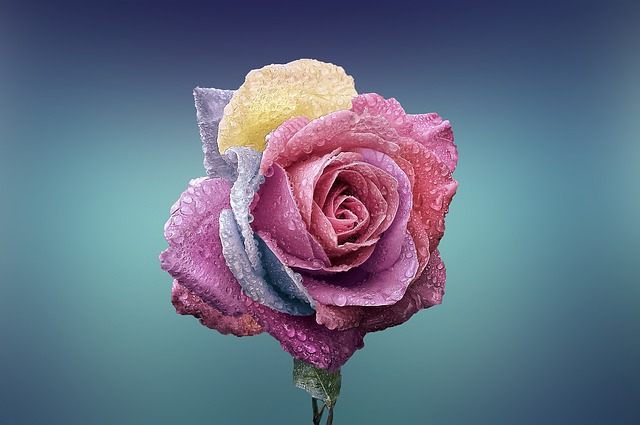
#> input picture image2.jpg, 640 x 425 px
$ python lab3.py   (older library calls are emulated)
#> lines starting #> are read from the running program, lines starting #| are printed output that depends on the picture; after the words box and inside, x2 and y2 are one past the last pixel; in counts of white or black regions, pixels touching at a corner belong together; pictures that were not available may be replaced by others from this repository, and a replacement may not be noted
# Image Resizing
import numpy as np
import cv2
import matplotlib.pyplot as plt


# [10 lines of commented-out code are left out]
image = cv2.imread("image2.jpg")
#> image is the input picture: shape (425, 640, 3); mean B, G, R 132.8, 112.1, 101
new = cv2.resize(image, (1200,780))
cv2.imshow('old image', image)
cv2.waitKey()
cv2.imshow('new resized image',new )
cv2.waitKey()
cv2.imwrite("newimage.jpg", new)
#blur image
blurimage = cv2.blur(image, (50,50))
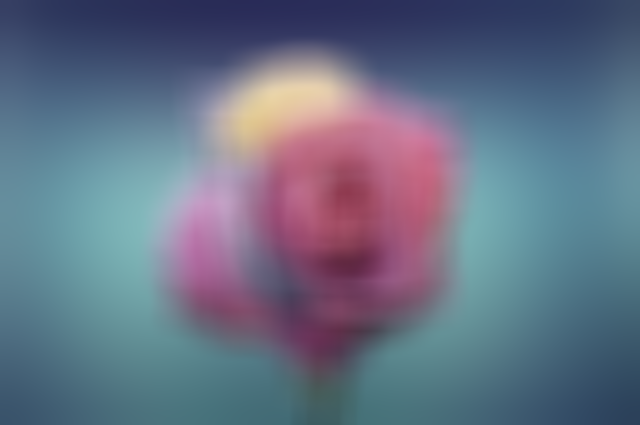
#> blurimage: shape (425, 640, 3); mean B, G, R 132.8, 112.1, 101
cv2.imshow('blurred  image', blurimage)
cv2.waitKey()
#grayscaling
gray_image = cv2.cvtColor(image, cv2.COLOR_BGR2GRAY)
cv2.imshow('Grayscale Lion', gray_image)
cv2.waitKey()
#scaling and rotation
h, w = image.shape[:2]
#> h = 425; w = 640
center = (w / 2, h / 2)
#> center = (320, 212.5)
mat = cv2.getRotationMatrix2D(center, 90, 1)
rotating = cv2.warpAffine(image, mat, (h, w))
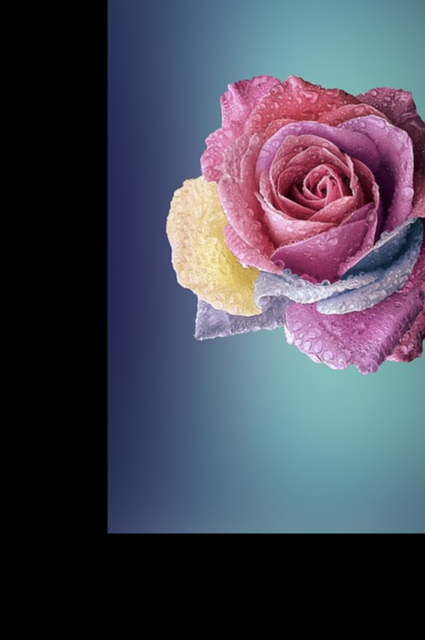
#> rotating: shape (640, 425, 3); mean B, G, R 85.3, 71, 71.7
cv2.imshow('rotated', rotating)
cv2.waitKey()
#edge detection
img_blur = cv2.GaussianBlur(image,(3,3), sigmaX=0, sigmaY=0)
#sobelx = cv2.Sobel(src=img_blur, ddepth=cv2.CV_64F, dx=1, dy=0, ksize=5) # Sobel Edge Detection on the X axis
#sobely = cv2.Sobel(src=img_blur, ddepth=cv2.CV_64F, dx=0, dy=1, ksize=5) # Sobel Edge Detection on the Y axis
sobelxy = cv2.Sobel(src=img_blur, ddepth=cv2.CV_64F, dx=1, dy=1, ksize=5) # Combined X and Y Sobel Edge Detection
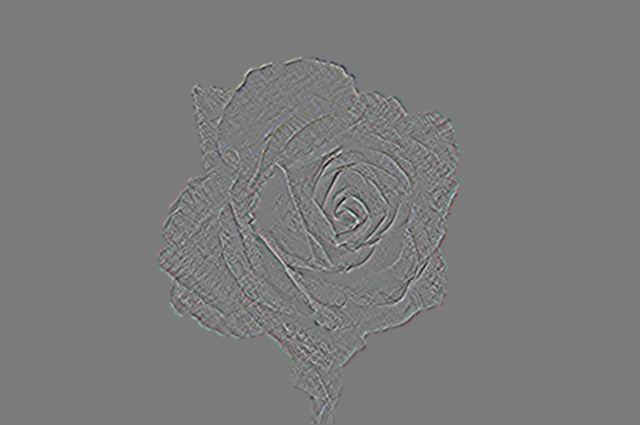
#> sobelxy: shape (425, 640, 3) float64; mean B, G, R 0, 0, 0; drawn with min black and max white
cv2.imshow('Sobel X Y using Sobel() function', sobelxy)
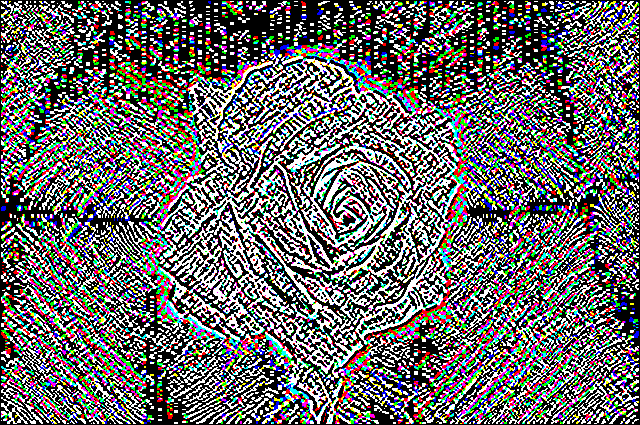
#> window 'Sobel X Y using Sobel() functi': shape (425, 640, 3); mean B, G, R 103.5, 104.1, 105
cv2.waitKey()
#segmentation and thresholding
src = cv2.imread("image2.jpg", cv2.IMREAD_GRAYSCALE);
#> src: shape (425, 640); min 0, max 255, mean 111.2
th, dst = cv2.threshold(src, 0, 255, cv2.THRESH_BINARY);
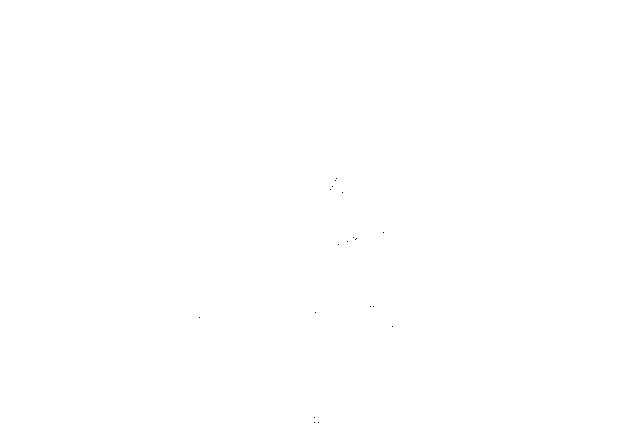
#> dst: shape (425, 640); 100% white; black in thin lines or dots, all inside (x1, y1, x2, y2) = (199, 178, 393, 423)
cv2.imshow('grey scale image',dst)
cv2.waitKey()
#background subtraction
cap = cv2.VideoCapture('fish1.mp4')
fgbg = cv2.createBackgroundSubtractorMOG2()
while(1):
    ret, frame = cap.read()
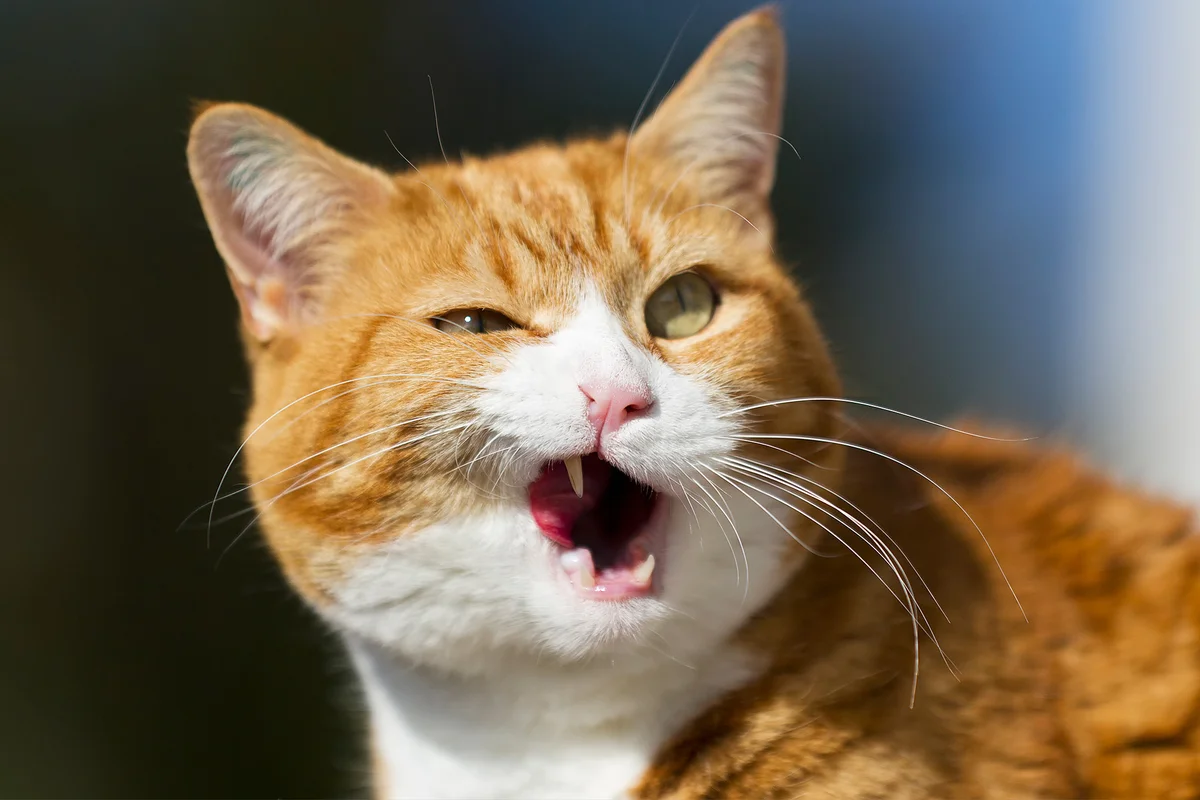
#> input picture download.jpg, 1200 x 800 px, given in place of fish1.mp4, which was not available
#> frame is the input picture: shape (800, 1200, 3); mean B, G, R 79.9, 100.4, 114.6
    print("\nprint\n",ret)
#| print
#|  True
    fgmask = fgbg.apply(frame)
#> fgmask: shape (800, 1200); every value is 127
    cv2.imshow('fgmask',fgmask)
    cv2.imshow('frame',frame )
    k = cv2.waitKey(30) & 0xff
#> (key Esc is pressed here)
    if k == 27:
        break
cap.release()

image = cv2.imread("image2.jpg")
gray = cv2.cvtColor(image, cv2.COLOR_BGR2GRAY)
cv2.imshow("Original", image)
eroded = cv2.erode(gray.copy(), None, iterations=2)
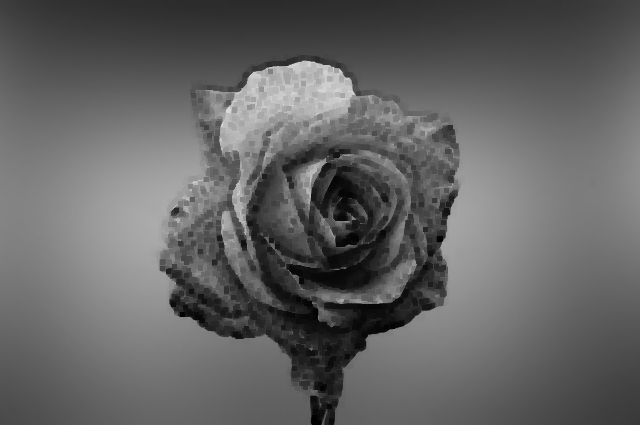
#> eroded: shape (425, 640); min 1, max 219, mean 99.2
cv2.imshow("Eroded 2 times", eroded)
cv2.waitKey(0)
